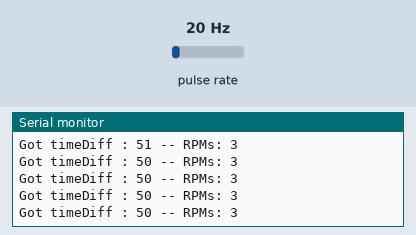
This sketch was run on a simulated Arduino Uno, built with avr-gcc and run on an emulated ATmega328P. On the bench: the last lines printed to the serial monitor. Wiring (inferred from the names in the program): pulse sensor: data pin 2. The test bench sets the inputs (shaded band); at power-on: pulse rate 20 Hz.

Above: at 1.2 s.
1.3 s: pulse rate (sensor on pin 2) set to 50 Hz
At 1.8 s:
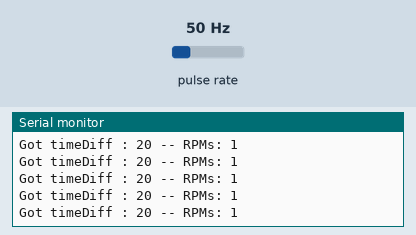
4.3 s: pulse rate (sensor on pin 2) set to 100 Hz
At 5.1 s:
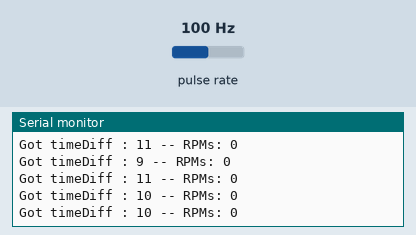
7.3 s: pulse rate (sensor on pin 2) set to 150 Hz
At 8.2 s:
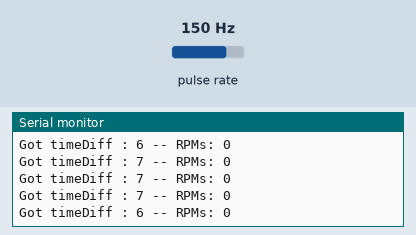
10.3 s: pulse rate (sensor on pin 2) set to 100 Hz
At 10.8 s:
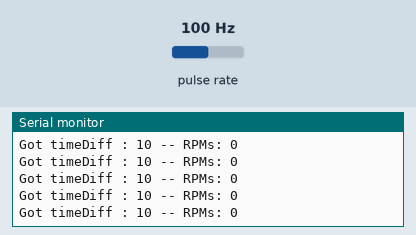
19.3 s: pulse rate (sensor on pin 2) set to 196 Hz
At 20.0 s:
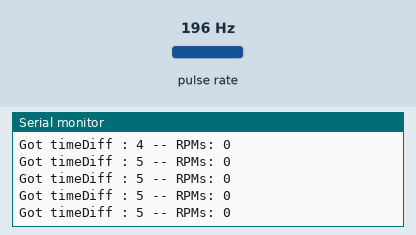
Timing chart, 0 to 22.3 s (numbered marks = the images above; inputs shaded):
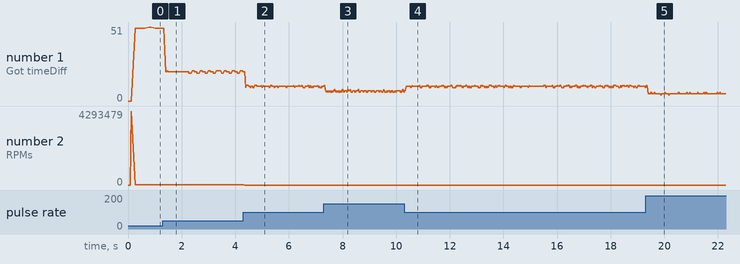

The sketch:

12valveRPMconverter.ino
```cpp
#define LOG_DEBUG 1  //Change this for 1 to enable serial monitor debugging
#if LOG_DEBUG == 1
#define debug(x) Serial.print(x)
#define debugln(x) Serial.println(x)
#else
#define debug(x)
#define debugln(x)
#endif

#define NOT_MEASURED 9999

/*
- Sketch: airSuspensionHelper
- Author: Etienne Gignac-Bouchard
- Data started: 7 Sep 23
- Last modified: 7 Sep 23
- Description: Program used to convert the RPM sensor on the 12 valve cummins (one notch) to interface with the Holley dash (8 cylinder)

*/


/***********************************************

        GLOBAL VARIABLES

************************************************/

volatile unsigned long lastTime = 0, thisTime = 0, timeDiff = 0;  // Variables used to calclate the time difference in one interval (between 2 interrupts)
volatile int nbIntervals = 0;                                     //Number of intervals counted

/***********************************************
Need:

1 x digital input connected to 12 valve engine speed sensor to count actual RPMs
1 x digital PWM output to feed the Holley dash


        HARDWARE PIN MAPPING


              INPUTS
      (PIN)         (Description)
      A0            Analog input from pedal TPS (foot off = 0V).  Has to be able to to analog to digital.


              OUTPUTS
      (PIN)         (Description)
      3            PWM Output to servo

************************************************/
#define SENSOR_IN 2  //This pin needs to be able to have interrupts
#define DASH_OUT 1

/***********************************************

        SETUP

************************************************/
void setup() {
  // put your setup code here, to run once:
  Serial.begin(9600);

  //Configure SENSOR pin as input, add PULLUP or PULLDOWN as required, TODO resistor
  pinMode(SENSOR_IN, INPUT);

  //Attach interrupt, TODO: double check that falling is the right trigger
  attachInterrupt(digitalPinToInterrupt(SENSOR_IN), foundNotch, FALLING);

  //Configure DASH pin as output
  pinMode(DASH_OUT, OUTPUT);
}

/***********************************************

         foundNotch

- Called when sensor pin is interrupted.  Just need to store the

************************************************/
void foundNotch() {
  noInterrupts();  //Disable interrupts during this time.  What happens if this takes too long and influences the micros() function??

  if (lastTime == 0 && thisTime == 0)  //This is the first interrupt
  {
    //Store time as lastTime used for calculation in the second interrupts
    lastTime = micros();
  } else if (lastTime != 0 && thisTime == 0)  //This is the second interrupt
  {
    //Store time as this time to calculate interval with lastTime
    thisTime = millis();
    timeDiff = thisTime - lastTime;  //Actual time diff in micro-seconds

    nbIntervals++;  //Increase the number of intervals we have measured
  } else            //This is just another interval
  {
    lastTime = thisTime;             //Used last measurement as lastTime
    thisTime = millis();             //current time
    timeDiff = thisTime - lastTime;  //Actual time diff in micro-seconds
    nbIntervals++;                   //Increase the number of intervals measured
  }

  interrupts();  //Re-enables interrupts
}

/***********************************************

         LOOP

- Assume RPMs between 0 and 4100
- One notch: minimum time between notches = 4100 Rot/min * (1min/60sec) = 68.3333 Rot/sec = 0.01463 sec/rot
- Max time between rot at 500 rpms: 500 Rot/min *(1min/60sec) = 8.3333 Rot/sec = 0.12 sec/rot

************************************************/
void loop() {
  if (nbIntervals % 5 == 0)  //At each multiple of 5 intervals
  {
    debug("Got timeDiff : ");
    debug(timeDiff);
    debug(" -- RPMs: ");
    debugln(timeDiff * 60 / 1000);
    //Write PWM value here
  }
}
```

Measured:
- after the input at 1.3 s, the serial monitor: prints a new line after 0.07 s (image 1)
- after the input at 4.3 s, the serial monitor: prints a new line after 0.05 s (image 2)
- after the input at 7.3 s, the serial monitor: prints a new line after 0.06 s (image 3)
- after the input at 10.3 s, the serial monitor: prints a new line after 0.08 s (image 4)
- after the input at 19.3 s, the serial monitor: prints a new line after 0.09 s (image 5)
- plotted number 1: 50 → 20 after the input at 1.3 s, 20 → 10 after the input at 4.3 s, 10 → 6 after the input at 7.3 s, 6 → 9 after the input at 10.3 s, 9 → 5 after the input at 19.3 s
- plotted number 2: 3 → 1 after the input at 1.3 s, 1 → 0 after the input at 4.3 s
